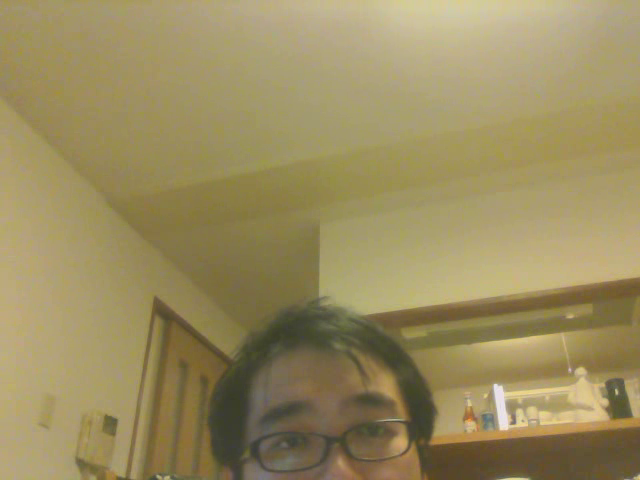
#> input picture frame 8 of igvc_ws/src/cv_camera/test/capture.avi, 640 x 480 px, given in place of test3.avi, which was not available
$ python line_test.py
#> lines starting #> are read from the running program, lines starting #| are printed output that depends on the picture; after the words box and inside, x2 and y2 are one past the last pixel; in counts of white or black regions, pixels touching at a corner belong together; pictures that were not available may be replaced by others from this repository, and a replacement may not be noted
#> further down, img is the input picture: shape (480, 640, 3); mean B, G, R 95.7, 140.3, 154.1
### igvc_ws/src/igvc_vision/src/LaneDetection/camera_info.py
import cv2
import numpy as np

'''
A class that is in charge of flattening an image from a camera given

h       a known height of the camera
d1      A known distance to the closest thing the camera can see
w1      the width that is seen at that closest distance
d2      a known distance to the "middle" of the screen (halfway up what is seen)
w2      a known width that is seen at that middle
fx      map width
fy      map height
'''

class CameraInfo:
    def __init__(self, h, d1, w1, d2, w2,fx,fy):
        self.height = h
        self.closedist = d1
        self.closewidth = w1
        self.middist = d2
        self.midwidth = w2
        self.per_inch = 1
        self.map_height = fy
        self.map_width = fx
        self.trim = int(((float(self.midwidth - self.closewidth)/2)/float(self.middist - self.closedist))*self.map_height)
        self.rectangle_height = int(0.88*self.map_height) #number is ratio for how far down the frame rectangle should start

    def convertToFlat(self, image):
        # 4 points initially the 4 corners of image
        pts_src = np.float32([[0, int(self.map_height)], [self.map_width, int(self.map_height)], [0, 0], [self.map_width, 0]])

        left_trim = self.trim
        right_trim = self.map_width - self.trim

        # Adjust the top two points so that they align with the path
        pts_dst = np.float32([[left_trim, self.map_height],[right_trim, self.map_height],[0, 0],[self.map_width,0]])
        mtx = cv2.getPerspectiveTransform(pts_src,pts_dst)
        flat_map = cv2.warpPerspective(image, mtx, (self.map_width, self.map_height))
        cv2.rectangle(flat_map, (60+left_trim,self.rectangle_height), (right_trim-60,self.map_height), (0,0,0), -1)#occlude bender chassis
        return flat_map

### igvc_ws/src/igvc_vision/src/LaneDetection/line_test.py
import cv2
import numpy as np
from camera_info import CameraInfo
import time
import math

min_width = 0
max_width = 1000000
min_perimeter = 1
min_area = 500
max_area = 30000
min_height = 0
max_height = 1000000
solidity = [21,100]
max_vertex_count = 1000000
min_vertex_count = 0
min_ratio = 0
max_ratio = 10000
output = []

def is_contour_valid(n):

   # [25 lines of commented-out code are left out]

    area = cv2.contourArea(n)
    # Ignore if area is small enough
    if (area > max_area):
        print('area')
        return False

    # [5 lines of commented-out code are left out]

    return True

def hough_line_transform(img):
    dst = cv2.Canny(img, 50, 200, None, 3)
    cdst = cv2.cvtColor(dst, cv2.COLOR_GRAY2BGR)
    cdstP = np.copy(cdst)

    lines = cv2.HoughLines(dst, 1, np.pi / 180, 150, None, 0, 0)

    if lines is not None:
        for i in range(0, len(lines)):
            rho = lines[i][0][0]
            theta = lines[i][0][1]
            a = math.cos(theta)
            b = math.sin(theta)
            x0 = a * rho
            y0 = b * rho
            pt1 = (int(x0 + 1000*(-b)), int(y0 + 1000*(a)))
            pt2 = (int(x0 - 1000*(-b)), int(y0 - 1000*(a)))
            cv2.line(cdst, pt1, pt2, (0,0,255), 3, cv2.LINE_AA)

    linesP = cv2.HoughLinesP(dst, 1, np.pi / 180, 50, None, 50, 10)

    #mask = np.ones(cdstP.shape[:2], dtype='uint8') * 0

    if linesP is not None:
        for i in range(0, len(linesP)):
            l = linesP[i][0]
            cv2.line(cdstP, (l[0], l[1]), (l[2], l[3]), (0,0,255), 3, cv2.LINE_AA)
            cv2.line(mask, (l[0], l[1]), (l[2], l[3]), (0,0,255), 3, cv2.LINE_AA)


    cv2.imshow("Detected Lines (in red) - Probabilistic Line Transform", cdstP)
    #cv2.imshow("Detected Lines (in red)1 - Probabilistic Line Transform", mask)

def process_frame(img):

    RAW_WIDTH = 640
    RAW_HEIGHT = 480
    CROPPED_WIDTH = 640
    CROPPED_HEIGHT = 360

    camera_info = CameraInfo(53, 40, 76, 200, 217, CROPPED_WIDTH, CROPPED_HEIGHT)
    #camera_info = CameraInfo(0, 0,0,80,75, CROPPED_WIDTH, CROPPED_HEIGHT)

    dim = (RAW_WIDTH, RAW_HEIGHT)

    img = cv2.resize(img, dim, interpolation=cv2.INTER_AREA)
    crop_ratio = float(CROPPED_HEIGHT) / float(RAW_HEIGHT)

    # Crops off the top 25% of the image`
    crop_img = img[int(RAW_HEIGHT * float(1 - crop_ratio)) : RAW_HEIGHT, 0 : RAW_WIDTH]
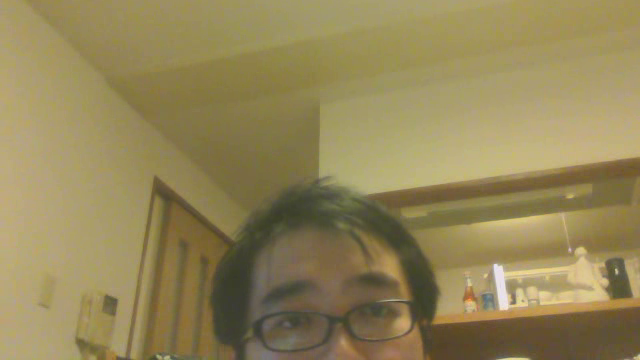
#> crop_img: shape (360, 640, 3); mean B, G, R 88.3, 133.4, 147.5

    median_img = cv2.medianBlur(crop_img, 7)

    HSV_img = cv2.cvtColor(median_img, cv2.COLOR_BGR2HSV)
#> HSV_img: shape (360, 640, 3); mean H, S, V 23.2, 103, 147.6

    h, s, v = cv2.split(HSV_img)
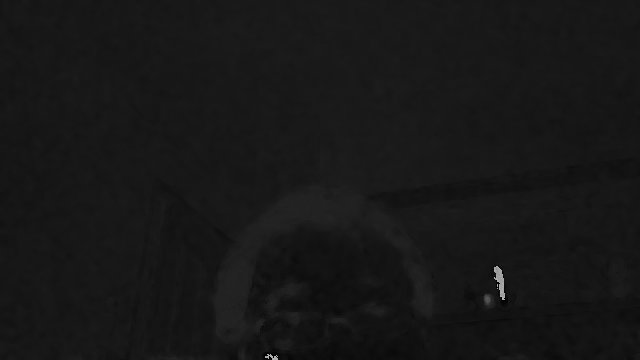
#> h: shape (360, 640); min 0, max 178, mean 23.2
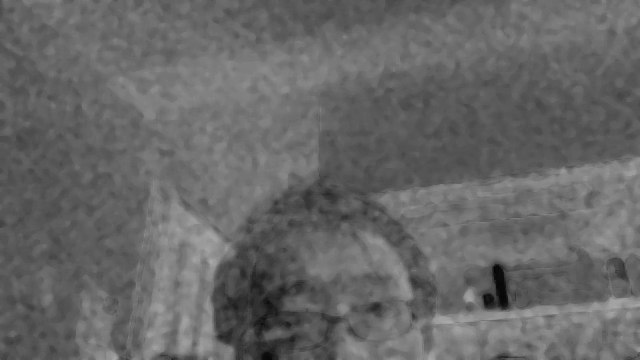
#> s: shape (360, 640); min 2, max 174, mean 103
    v = cv2.equalizeHist(v)
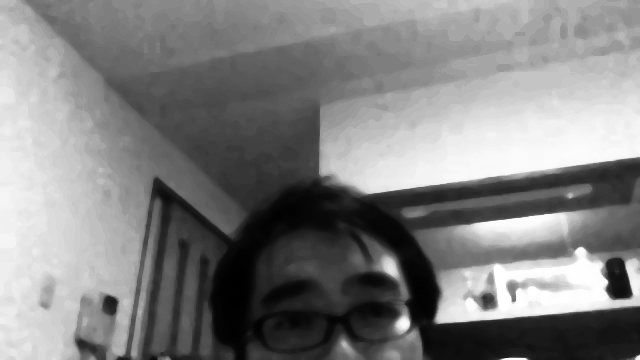
#> v: shape (360, 640); min 0, max 255, mean 128.7
    HSV_img = cv2.merge((h,s,v))
#> HSV_img: shape (360, 640, 3); mean H, S, V 23.2, 103, 128.7

    # Threshold image
    HSV_img = cv2.inRange(HSV_img, (0, 0, 20), (255, 90, 255))
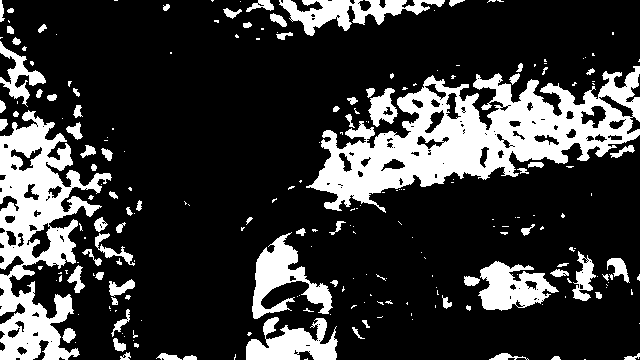
#> HSV_img: shape (360, 640); 21.8% white; 228 white regions (148 under 20 px), largest, box (x1, y1, x2, y2) and area: (306, 66, 640, 213) 19822, (0, 110, 112, 360) 12151, (252, 232, 333, 319) 2749

    kernel_size = 5
    kernel = np.ones((kernel_size, kernel_size), np.uint8)
    morph_img = cv2.morphologyEx(HSV_img, cv2.MORPH_OPEN, kernel)
#> morph_img: shape (360, 640); 19% white; 85 white regions (1 under 20 px), largest, box (x1, y1, x2, y2) and area: (313, 74, 640, 203) 16995, (0, 119, 80, 240) 5501, (0, 274, 72, 360) 3418
    morph_img = cv2.morphologyEx(morph_img, cv2.MORPH_GRADIENT, kernel)
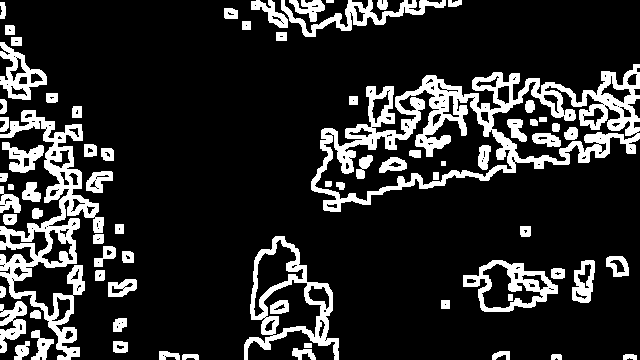
#> morph_img: shape (360, 640); 16.6% white; 74 white regions
    #morph_img = cv2.morphologyEx(HSV_img, cv2.MORPH_CLOSE, kernel)


    #morph_img = cv2.dilate(HSV_img, kernel, iterations=1)

    contours, hierarchy = cv2.findContours(HSV_img, cv2.RETR_TREE, cv2.CHAIN_APPROX_SIMPLE)
#> contours = 386 contours, 261 with area under 20; largest, box (x1, y1, x2, y2) and area: (306, 66, 640, 213) 21486, (0, 110, 112, 360) 12748, (252, 232, 333, 319) 2539, (478, 261, 559, 311) 2328, (246, 317, 338, 360) 2194

    # Array of all whites
    mask = np.ones(morph_img.shape[:2], dtype='uint8') * 255

    output = []
    for n in contours:
        if (not is_contour_valid(n)):
            cv2.drawContours(mask, [n], -1, 0, -1)
        else:
            output.append(n)
#> this loop made 386 passes
#> area in is_contour_valid on passes 4, 6, 7: 38.5, 35, 89
#> mask: shape (360, 640); every value is 255
#> after the loop, output has the same summary as contours


    masked = cv2.bitwise_and(morph_img, morph_img, mask=mask)
    cv2.imshow('Masking', mask)


    # #print contours
    # img = cv2.drawContours(masked, output, -1, (0,255,0), 3)

    flat_img = camera_info.convertToFlat(masked)
#> in convertToFlat, `mtx = cv2.getPerspectiveTransform(pts_src,pts_dst)`: mtx = [[1, 0.867, 0], [0, 1.98, 0], [0, 0.00271, 1]]
#> in convertToFlat, `cv2.rectangle(flat_map, (60+left_trim,self.rectangle_height), (right_t..`:
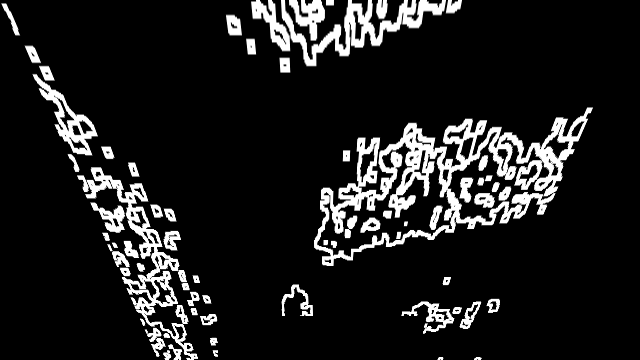
#> flat_map: shape (360, 640); min 0, max 255, mean 29.4

    #hough_line_transform(flat_img)

    return flat_img


isCamera = True

if (isCamera):
    cam = cv2.VideoCapture('test3.avi')
    ret, img = cam.read()
    while ret:
        #time.sleep(0.05)
        ret, img = cam.read()
        cv2.imshow('before', img)
        if not ret:
            break
        img2 = process_frame(img)
        cv2.imshow("final",img2)
        if cv2.waitKey(1) & 0xFF == ord('q'): # btw, you need to click the screen first. And then
#> (key q is pressed here)
            break
    cam.release()

else:
    img = cv2.imread('test2.jpg')
    cv2.imshow('before', img)
    img2 = process_frame(img)
    cv2.imshow('final', img2)

cv2.waitKey(0)
cv2.destroyAllWindows()

$ run again, starting later in the video
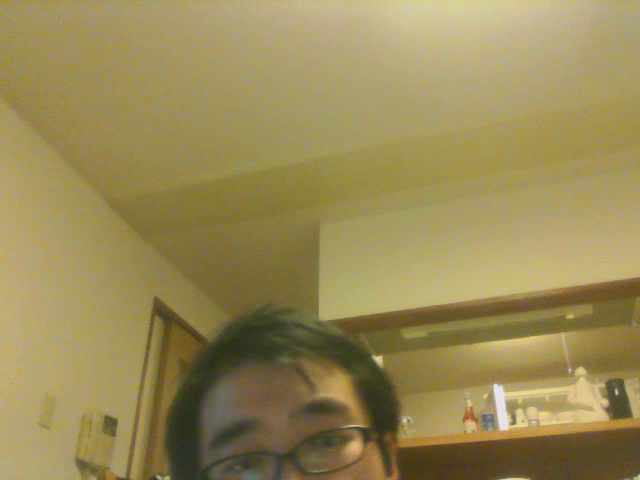
#> input picture frame 37 of igvc_ws/src/cv_camera/test/capture.avi, 640 x 480 px, given in place of test3.avi, which was not available
#> img is the input picture: shape (480, 640, 3); mean B, G, R 86.9, 137.8, 152.7
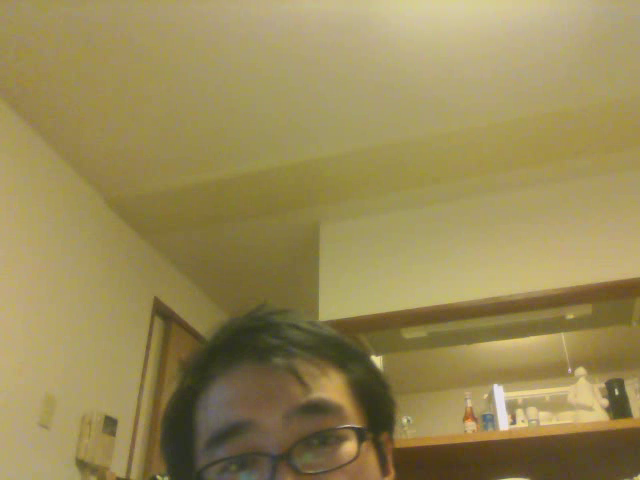
#> input picture frame 38 of igvc_ws/src/cv_camera/test/capture.avi, 640 x 480 px, given in place of test3.avi, which was not available
#> img is the input picture: shape (480, 640, 3); mean B, G, R 87.1, 137.2, 152.3
#> contours = 232 contours, 162 with area under 20; largest, box (x1, y1, x2, y2) and area: (197, 247, 251, 345) 2132, (481, 263, 546, 310) 1278, (10, 285, 57, 360) 1150, (206, 338, 271, 360) 666, (406, 145, 470, 184) 590
#> the loop in process_frame, `for n in contours:` made 232 passes
#> area in is_contour_valid on passes 2, 6, 9: 40.5, 22.5, 26.5
#> after the loop in process_frame, `for n in contours:`: output has the same summary as contours
#> mtx = [[1, 0.867, 0], [0, 1.98, 0], [0, 0.00271, 1]]
#> in convertToFlat, `cv2.rectangle(flat_map, (60+left_trim,self.rectangle_height), (right_t..`:
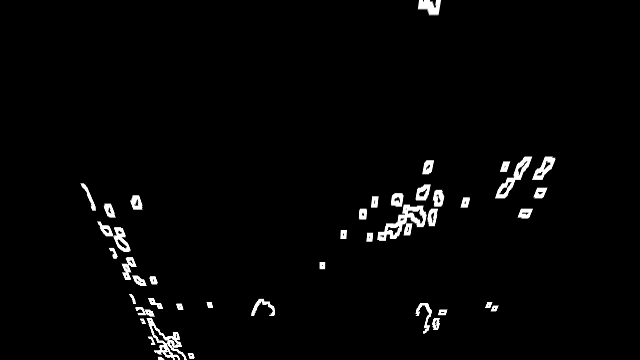
#> flat_map: shape (360, 640); min 0, max 255, mean 5.7

$ run again, starting later in the video
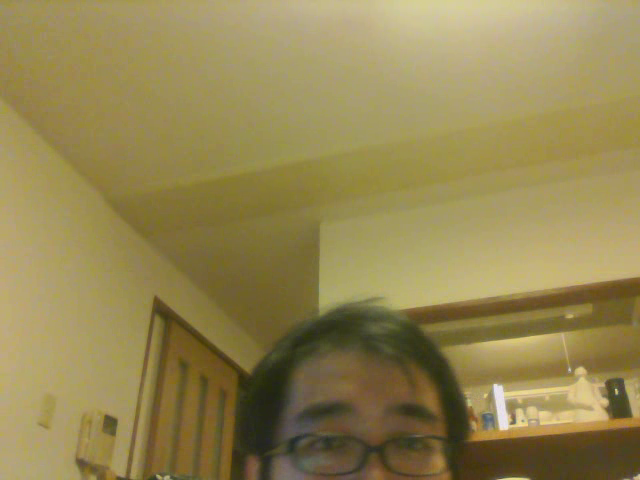
#> input picture frame 67 of igvc_ws/src/cv_camera/test/capture.avi, 640 x 480 px, given in place of test3.avi, which was not available
#> img is the input picture: shape (480, 640, 3); mean B, G, R 82.5, 133.8, 148.2
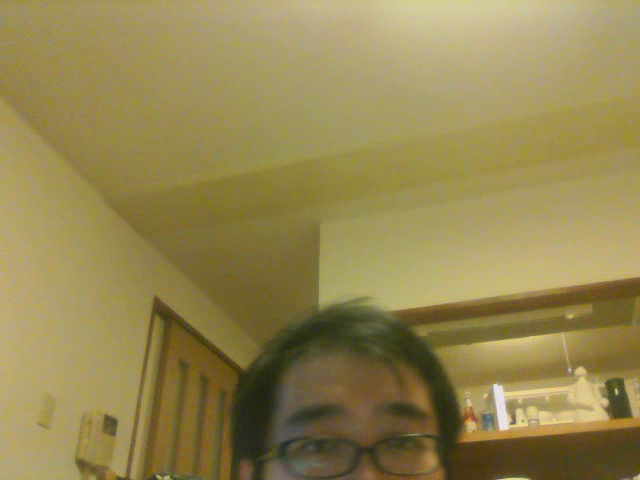
#> input picture frame 68 of igvc_ws/src/cv_camera/test/capture.avi, 640 x 480 px, given in place of test3.avi, which was not available
#> img is the input picture: shape (480, 640, 3); mean B, G, R 81.4, 134.2, 148.4
#> contours = 180 contours, 140 with area under 20; largest, box (x1, y1, x2, y2) and area: (267, 327, 332, 360) 1163, (274, 263, 318, 323) 1093, (482, 262, 521, 310) 938, (0, 306, 49, 360) 780, (0, 197, 30, 221) 305
#> the loop in process_frame, `for n in contours:` made 180 passes
#> area in is_contour_valid on passes 8 to 10: 29, 25, 46.5
#> after the loop in process_frame, `for n in contours:`: output has the same summary as contours
#> mtx = [[1, 0.867, 0], [0, 1.98, 0], [0, 0.00271, 1]]
#> in convertToFlat, `cv2.rectangle(flat_map, (60+left_trim,self.rectangle_height), (right_t..`:
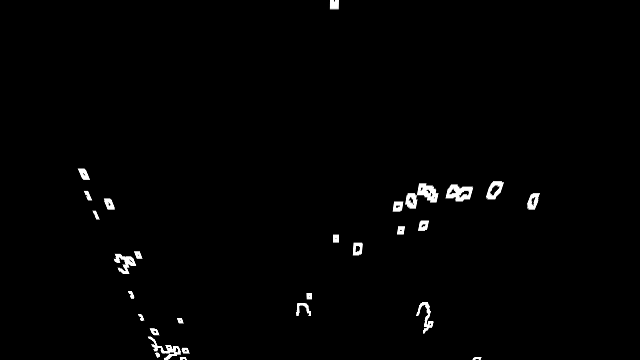
#> flat_map: shape (360, 640); min 0, max 255, mean 2.9
